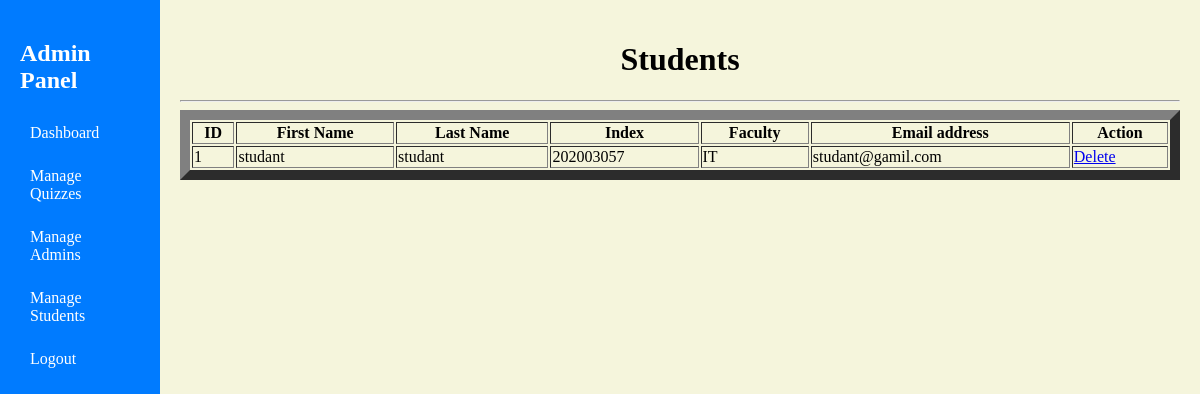
The page /admin/student.php on the database its author committed.
### tables this page shows
CREATE TABLE `student` (
  `student_id` int(11) NOT NULL,
  `student_first_name` varchar(255) NOT NULL,
  `student_last_nane` varchar(255) NOT NULL,
  `student_index` int(11) NOT NULL,
  `student_faculty` varchar(255) NOT NULL,
  `student_email` varchar(255) NOT NULL,
  `student_pass` varchar(255) NOT NULL,
  `del` int(11) NOT NULL DEFAULT 0
);

### admin/student.php (the view, shortened to what this page needs)
<?php
$conn = mysqli_connect("localhost", "root", "", "quiz_system");
$sql = "SELECT * FROM `student` WHERE `del` = 0";
$result = mysqli_query($conn, $sql);
?>
<!DOCTYPE html>
<html>
  <head>
  </head>
<body>
    <div class="sidebar">
        <h2>Admin Panel</h2>
        <a href="dashboard.php">Dashboard</a>
        <a href="quiz.php">Manage Quizzes</a>
        <a href="admin.php">Manage Admins</a>
        <a href="student.php">Manage Students</a>
        <a href="logout.php">Logout</a>
    </div>
    <div class="content">
    <table summary="Students" width="1000" border="10">
      <caption>
       <h1>Students</h1>
        <hr>
      </caption>
          <tr>
               <th>ID</th>
               <th>First Name</th>
               <th>Last Name</th>
               <th> Index </th>
               <th> Faculty </th>
               <th>Email address </th>
               <th>Action </th>
           </tr>
      <tbody>
        <?php
        if (mysqli_num_rows($result) > 0) {
            while($row = mysqli_fetch_assoc($result)) {
                echo "<tr>
                        <td>{$row['student_id']}</td>
                        <td>{$row['student_first_name']}</td>
                        <td>{$row['student_last_nane']}</td>
                        <td>{$row['student_index']}</td>
                        <td>{$row['student_faculty']}</td>
                        <td>{$row['student_email']}</td>
                        <td>
                            <a href='student.php?id={$row['student_id']}'>Delete</a>
                        </td>
                      </tr>";
            }
        } else {
            echo "<tr><td colspan='7'>No students found</td></tr>";
        }
        ?>
      </tbody>
    </table>
    </div>
</body>
</html>

### admin/student.php (style rules this page uses)
body { margin: 0; display: flex; min-height: 100vh; }
.sidebar { width: 250px; background-color: #007bff; color: white; padding: 20px; }
.sidebar a { display: block; color: white; text-decoration: none; padding: 10px; margin: 5px 0; border-radius: 5px; }
.content { flex: 1; padding: 20px; background-color: Beige; }

### rows shown on the page
student: student_id "1", student_first_name "studant", student_last_nane "studant", student_index "202003057", student_faculty "IT", student_email "studant@gamil.com"
